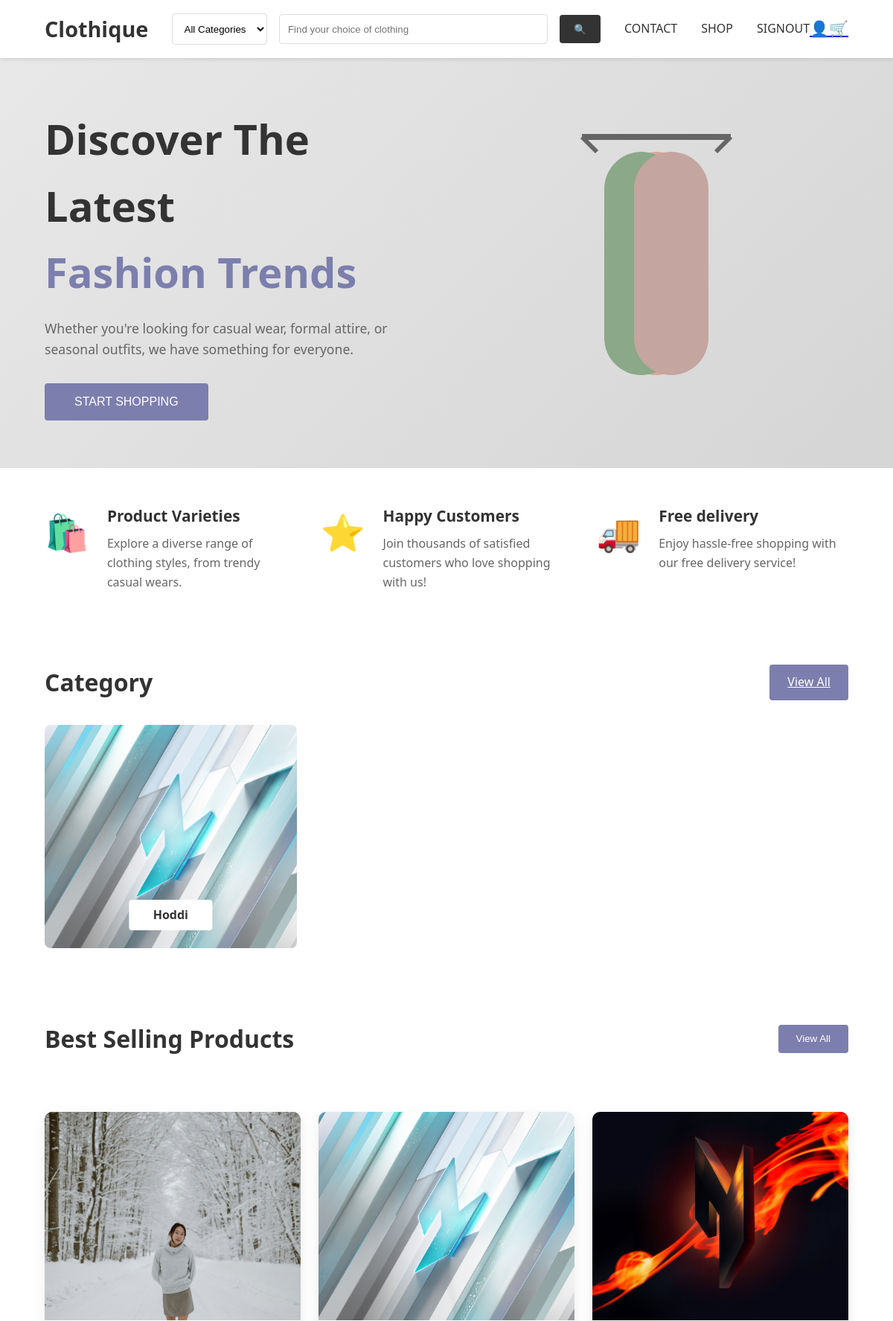
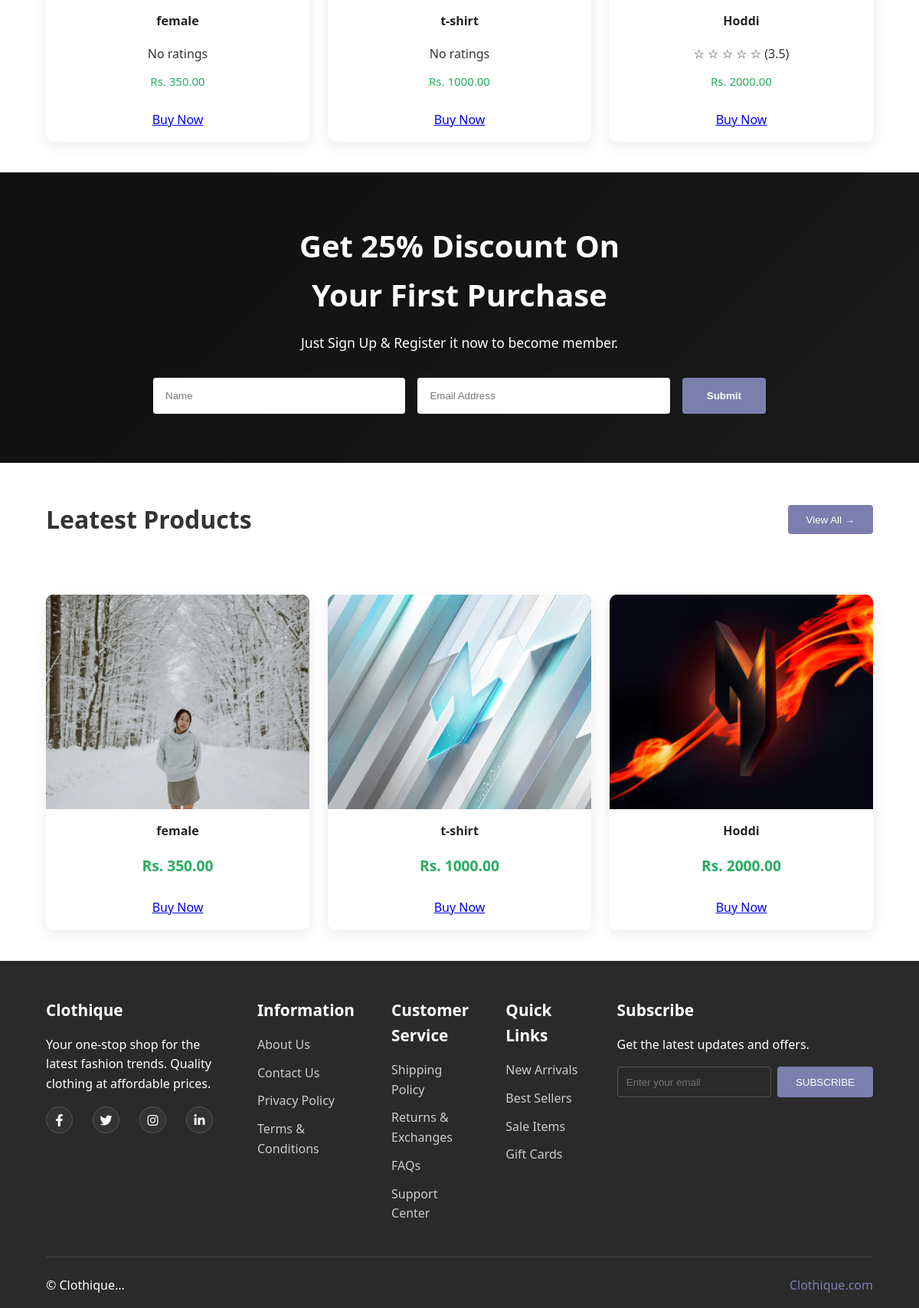
The app's page /ecom/customer/dashboard/ with its own data (2 pictures, top to bottom).
### app/models.py (models this page shows, shortened)
class Category(models.Model):
    name = models.CharField(max_length=100, unique=True)
    image = models.ImageField(upload_to='category_images/', blank=True, null=True)
    is_active = models.BooleanField(default=True)
    created_at = models.DateTimeField(auto_now_add=True)

class Product(models.Model):
    supplier = models.ForeignKey(User, on_delete=models.CASCADE)
    category = models.ForeignKey(Category, on_delete=models.PROTECT)
    name = models.CharField(max_length=200)
    description = models.CharField(max_length=200)
    price = models.DecimalField(max_digits=10, decimal_places=2)
    image = models.ImageField(upload_to='product_images/', blank=True, null=True)
    created_at = models.DateTimeField(auto_now_add=True)

### app/views.py (the view)
# urls.py: path('customer/dashboard/', customer_dashboard, name='customer_dashboard'),
def customer_dashboard(request):
    categories = Category.objects.all().order_by('-created_at')[:3]
    products = (
        Product.objects
        .annotate(avg_rating=Avg('reviews__rating'))
        .order_by('-created_at')[:4]
    )
    productss = Product.objects.order_by('-created_at')[:4]
    context = {
        'categories': categories,
        'products': products,
        'productss': productss
    }
    return render(request, 'customer_dashboard.html', context)

### app/context_processors.py (called while the page is built)
def category_context(request):
    categories = Category.objects.all().order_by('-created_at')
    return {'categories': categories}

### templates/customer_dashboard.html (shortened to what this page needs)
{% load static %}
<!DOCTYPE html>
<html lang="en">
<head>
    <link rel="stylesheet" href="https://cdnjs.cloudflare.com/ajax/libs/font-awesome/6.4.0/css/all.min.css">
    <link rel="stylesheet" href="{% static 'css/customer.css' %}">
    <link rel="stylesheet" href="{% static 'css/icon.css' %}">
    <link rel="stylesheet" href="{% static 'css/cart.css' %}">
</head>
<body>
    <header>
        <nav>
            <div class="logo">Clothique</div>
            <div class="search-bar">
                <select name="category">
                    <option value="">All Categories</option>
                </select>
                <input type="text" placeholder="Find your choice of clothing">
                <button>🔍</button>
            </div>
            <div class="nav-links">
                <a href="#">CONTACT</a>
                <a href="{% url 'all_products' %}">SHOP</a>
                <a href="{% url 'signout' %}">SIGNOUT</a>
            </div>
            <a href="{% url 'customer_profile' %}">
                <div class="icons">
                    <button class="icon-btn">👤</button>
                </div>
            </a>
            <a href="{% url 'cart_page' %}">
                <div class="icons">
                    <button class="icon-btn">🛒</button>
                </div>
            </a>
        </nav>
    </header>
    <section class="hero">
        <div class="hero-content">
            <h1>Discover The Latest<br><span class="highlight">Fashion Trends</span></h1>
            <p>Whether you're looking for casual wear, formal attire, or seasonal outfits, we have something for everyone.</p>
            <a href="{% url 'all_products' %}">
                <button class="cta-button">START SHOPPING</button>
            </a>
        </div>
        <div class="hero-image">
        </div>
    </section>
    <section class="features">
        <div class="feature">
            <div class="feature-icon">🛍️</div>
            <div>
                <h3>Product Varieties</h3>
                <p>Explore a diverse range of clothing styles, from trendy casual wears.</p>
            </div>
        </div>
        <div class="feature">
            <div class="feature-icon">⭐</div>
            <div>
                <h3>Happy Customers</h3>
                <p>Join thousands of satisfied customers who love shopping with us!</p>
            </div>
        </div>
        <div class="feature">
            <div class="feature-icon">🚚</div>
            <div>
                <h3>Free delivery</h3>
                <p>Enjoy hassle-free shopping with our free delivery service!</p>
            </div>
        </div>
    </section>
    <div class="section-header">
        <h2>Category</h2>
        <a href="{% url 'customer_category_list' %}" class="view-all">View All</a>
    </div>
    <section class="category-grid">
        {% for category in categories %}
            <div class="category-card">
                <img src="{{ category.image.url }}" alt="{{ category.name }}">
                <div class="category-name">{{ category.name }}</div>
            </div>
        {% empty %}
            <p>No categories available.</p>
        {% endfor %}
    </section>
    <div class="section-header">
        <h2>Best Selling Products</h2>
        <button class="view-all">View All</button>
    </div>
    <section class="product-grid">
        {% for product in products %}
        <div class="product-card">
            <div class="product-image">
                {% if product.image %}
                    <img src="{{ product.image.url }}" alt="{{ product.name }}">
                {% else %}
                    <img src="{% static 'images/no-image.png' %}" alt="No image">
                {% endif %}
            </div>
            <div class="product-info">
                <div class="product-name">{{ product.name }}</div>
                <div class="product-rating">
                    {% if product.avg_rating %}
                        {% for i in "12345" %}
                            {% if forloop.counter <= product.avg_rating|floatformat:0 %}
                                ⭐
                            {% else %}
                                ☆
                            {% endif %}
                        {% endfor %}
                        <span class="rating-number">
                            ({{ product.avg_rating|floatformat:1 }})
                        </span>
                    {% else %}
                        <span class="no-rating">No ratings</span>
                    {% endif %}
                </div>
                <div class="price-container">
                    Rs. {{ product.price }}
                </div>
                <a href="{% url 'buy_product' product.id %}" class="buy-btn">
                    Buy Now
                </a>
            </div>
        </div>
        {% empty %}
            <p>No products available.</p>
        {% endfor %}
    </section>
    <section class="newsletter">
        <h2>Get 25% Discount On<br>Your First Purchase</h2>
        <p>Just Sign Up & Register it now to become member.</p>
        <form class="newsletter-form">
            <input type="text" placeholder="Name">
            <input type="email" placeholder="Email Address">
            <button type="submit">Submit</button>
        </form>
    </section>
    <div class="section-header">
        <h2>Leatest Products</h2>
        <button class="view-all">View All →</button>
    </div>
    <section class="product-grid">
        {% for product in productss %}
        <div class="product-card">
            <div class="product-image"
                style="background: linear-gradient(180deg, #5a6a5a 0%, #4a5a4a 100%);">
                {% if product.image %}
                    <img src="{{ product.image.url }}" alt="{{ product.name }}">
                {% endif %}
            </div>
            <div class="product-info">
                <div class="product-name">{{ product.name }}</div>
                <div class="price-container">
                    <span class="sale-price">Rs. {{ product.price }}</span>
                </div>
                <a href="{% url 'buy_product' product.id %}" class="buy-btn">
                    Buy Now
                </a>
            </div>
        </div>
        {% empty %}
            <p>No products available.</p>
        {% endfor %}
    </section>
    <footer>
        <div class="footer-content">
            <div class="footer-section">
                <h3>Clothique</h3>
                <p>Your one-stop shop for the latest fashion trends. Quality clothing at affordable prices.</p>
                <div class="social-icons">
                    <a href="https://www.facebook.com/YourPage" target="_blank" class="social-icon">
                        <i class="fab fa-facebook-f"></i>
                    </a>
                    <a href="https://twitter.com/YourProfile" target="_blank" class="social-icon">
                        <i class="fab fa-twitter"></i>
                    </a>
                    <a href="https://www.instagram.com/YourProfile" target="_blank" class="social-icon">
                        <i class="fab fa-instagram"></i>
                    </a>
                    <a href="https://www.linkedin.com/in/YourProfile" target="_blank" class="social-icon">
                        <i class="fab fa-linkedin-in"></i>
                    </a>
                </div>
            </div>
            <div class="footer-section">
                <h3>Information</h3>
                <ul>
                    <li><a href="#about">About Us</a></li>
                    <li><a href="#contact">Contact Us</a></li>
                    <li><a href="#privacy">Privacy Policy</a></li>
                    <li><a href="#terms">Terms & Conditions</a></li>
                </ul>
            </div>
            <div class="footer-section">
                <h3>Customer Service</h3>
                <ul>
                    <li><a href="#shipping">Shipping Policy</a></li>
                    <li><a href="#returns">Returns & Exchanges</a></li>
                    <li><a href="#faq">FAQs</a></li>
                    <li><a href="#support">Support Center</a></li>
                </ul>
            </div>
            <div class="footer-section">
                <h3>Quick Links</h3>
                <ul>
                    <li><a href="#newarrivals">New Arrivals</a></li>
                    <li><a href="#bestSellers">Best Sellers</a></li>
                    <li><a href="#sale">Sale Items</a></li>
                    <li><a href="#giftcards">Gift Cards</a></li>
                </ul>
            </div>
            <div class="footer-section">
                <h3>Subscribe</h3>
                <p>Get the latest updates and offers.</p>
                <form class="subscribe-form">
                    <input type="email" placeholder="Enter your email">
                    <button type="submit">SUBSCRIBE</button>
                </form>
            </div>
        </div>
        <div class="footer-bottom">
            <p>© Clothique...</p>
            <a href="#clothique">Clothique.com</a>
        </div>
    </footer>
</body>

### static/css/cart.css (style rules this page uses)
.product-grid { display: grid; grid-template-columns: repeat(auto-fill, minmax(260px, 1fr)); gap: 24px; padding: 40px 5%; }
.product-card { background: #fff; border-radius: 10px; overflow: hidden; box-shadow: 0 6px 18px rgba(0,0,0,0.08); transition: transform 0.3s ease, box-shadow 0.3s ease; display: flex; flex-direction: column; }
.product-image { width: 100%; height: 280px; overflow: hidden; background: #f4f4f4; }
.product-image img { width: 100%; height: 100%; object-fit: cover; display: block; }
.product-info { padding: 16px; text-align: center; display: flex; flex-direction: column; gap: 10px; }
.product-name { font-size: 16px; font-weight: 600; color: #222; }
.price-container { font-size: 15px; font-weight: 500; color: #27ae60; }

### records on screen
Category: image (placeholder picture), name "Hoddi"
Product: image (picture), name "female", shows "No ratings", price "350.00"
Product: image (placeholder picture), name "t-shirt", shows "No ratings", price "1000.00"
Product: image (picture), name "Hoddi", avg_rating "3.5", price "2000.00"
